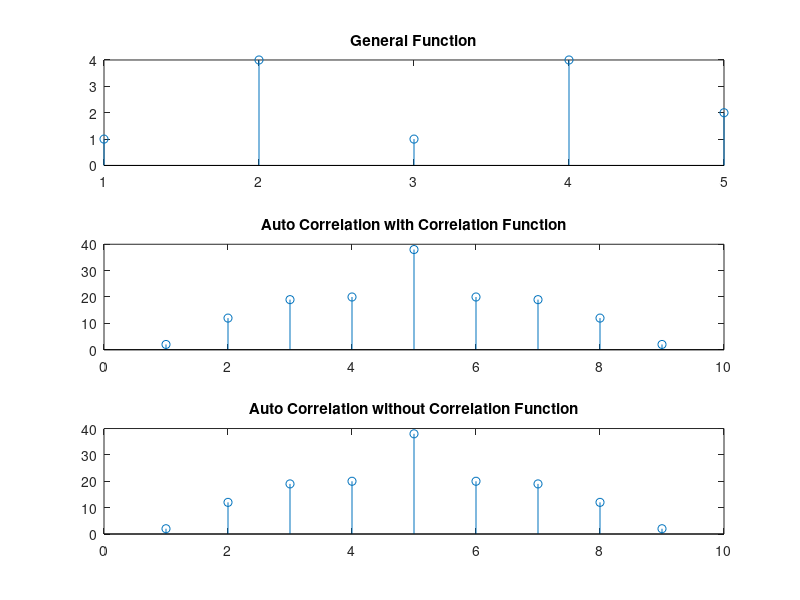

MATLAB code for this plot:
clc;
clear all;
close all;

x = [1, 4, 1, 4, 2];
n = length(x);
y = zeros(1, 2*n-1);
z = xcorr(x);

for delay = -n+1:n-1
    if delay <0
        y(delay+n) = sum(x(1:n+delay) .* x(-delay+1:n));
    elseif delay == 0
        y(delay+n) = sum(x.^2);
    else
        y(delay+n) = sum(x(delay+1:n) .* x(1:n-delay));
    end
end

subplot(3,1,1)
stem(x);
title('General Function');

subplot(3,1,2)
stem(z);
title('Auto Correlation with Correlation Function');

subplot(3,1,3)
stem(y);
title('Auto Correlation without Correlation Function');